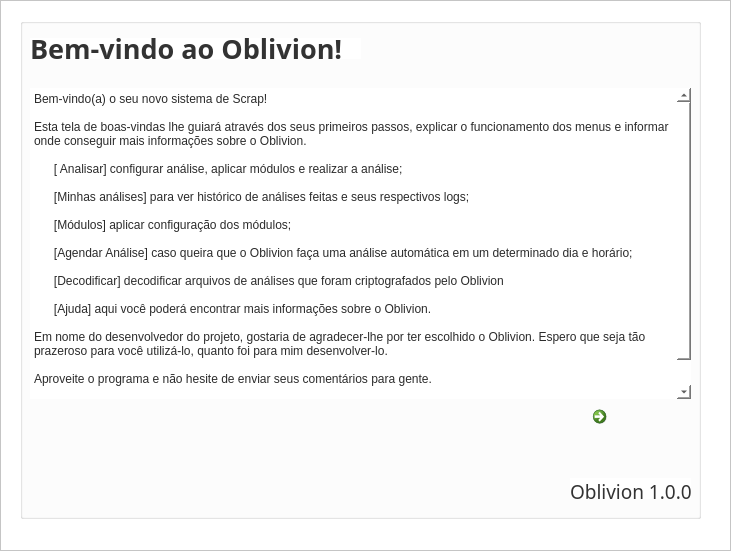
   <widget class="QFrame" name="frame_bemvindo">
    <property name="geometry">
     <rect>
      <x>169</x>
      <y>31</y>
      <width>731</width>
      <height>551</height>
     </rect>
    </property>
    <property name="styleSheet">
     <string notr="true">background-color: rgb(255, 255, 255);</string>
    </property>
    <property name="frameShape">
     <enum>QFrame::StyledPanel</enum>
    </property>
    <property name="frameShadow">
     <enum>QFrame::Raised</enum>
    </property>
    <widget class="QGroupBox" name="groupBox_5">
     <property name="geometry">
      <rect>
       <x>20</x>
       <y>18</y>
       <width>681</width>
       <height>501</height>
      </rect>
     </property>
     <property name="title">
      <string/>
     </property>
     <widget class="QLabel" name="label_analises_6">
      <property name="geometry">
       <rect>
        <x>10</x>
        <y>20</y>
        <width>331</width>
        <height>21</height>
       </rect>
      </property>
      <property name="font">
       <font>
        <family>Source Sans Pro ExtraLight</family>
        <pointsize>20</pointsize>
        <weight>75</weight>
        <bold>true</bold>
       </font>
      </property>
      <property name="styleSheet">
       <string notr="true">color: rgb(51, 51, 51);</string>
      </property>
      <property name="text">
       <string>Bem-vindo ao Oblivion!</string>
      </property>
     </widget>
     <widget class="QLabel" name="label_analises_7">
      <property name="geometry">
       <rect>
        <x>550</x>
        <y>460</y>
        <width>121</width>
        <height>21</height>
       </rect>
      </property>
      <property name="font">
       <font>
        <family>Source Sans Pro</family>
        <pointsize>20</pointsize>
        <weight>75</weight>
        <bold>true</bold>
        <stylestrategy>PreferDefault</stylestrategy>
       </font>
      </property>
      <property name="styleSheet">
       <string notr="true">color: rgb(51, 51, 51);</string>
      </property>
      <property name="text">
       <string>&lt;html&gt;&lt;head/&gt;&lt;body&gt;&lt;p&gt;&lt;span style=&quot; font-size:14pt; font-weight:400;&quot;&gt;Oblivion 1.0.0&lt;/span&gt;&lt;/p&gt;&lt;/body&gt;&lt;/html&gt;</string>
      </property>
     </widget>
     <widget class="QPlainTextEdit" name="plainTextEdit_3">
      <property name="geometry">
       <rect>
        <x>10</x>
        <y>70</y>
        <width>661</width>
        <height>311</height>
       </rect>
      </property>
      <property name="styleSheet">
       <string notr="true">color: rgb(43, 43, 43);</string>
      </property>
      <property name="frameShape">
       <enum>QFrame::NoFrame</enum>
      </property>
      <property name="plainText">
       <string>Bem-vindo(a) o seu novo sistema de Scrap!

Esta tela de boas-vindas lhe guiará através dos seus primeiros passos, explicar o funcionamento dos menus e informar onde conseguir mais informações sobre o Oblivion.

      [ Analisar] configurar análise, aplicar módulos e realizar a análise;

      [Minhas análises] para ver histórico de análises feitas e seus respectivos logs;

      [Módulos] aplicar configuração dos módulos;

      [Agendar Análise] caso queira que o Oblivion faça uma análise automática em um determinado dia e horário;

      [Decodificar] decodificar arquivos de análises que foram criptografados pelo Oblivion

      [Ajuda] aqui você poderá encontrar mais informações sobre o Oblivion.

Em nome do desenvolvedor do projeto, gostaria de agradecer-lhe por ter escolhido o Oblivion. Espero que seja tão prazeroso para você utilizá-lo, quanto foi para mim desenvolver-lo.

Aproveite o programa e não hesite de enviar seus comentários para gente.

Email para suporte: iphitus@outlook.com</string>
      </property>
     </widget>
     <widget class="QCommandLinkButton" name="commandLinkButton_2">
      <property name="geometry">
       <rect>
        <x>565</x>
        <y>381</y>
        <width>81</width>
        <height>81</height>
       </rect>
      </property>
      <property name="styleSheet">
       <string notr="true">
background-color: None;
border-style: outset;
border-radius:1px;
padding: 6px;
min-width:10px;</string>
      </property>
      <property name="text">
       <string/>
      </property>
      <property name="icon">
       <iconset resource="content.qrc">
        <normaloff>:/menu/media/oblivion_new.png</normaloff>:/menu/media/oblivion_new.png</iconset>
      </property>
      <property name="iconSize">
       <size>
        <width>64</width>
        <height>70</height>
       </size>
      </property>
     </widget>
    </widget>
   </widget>
